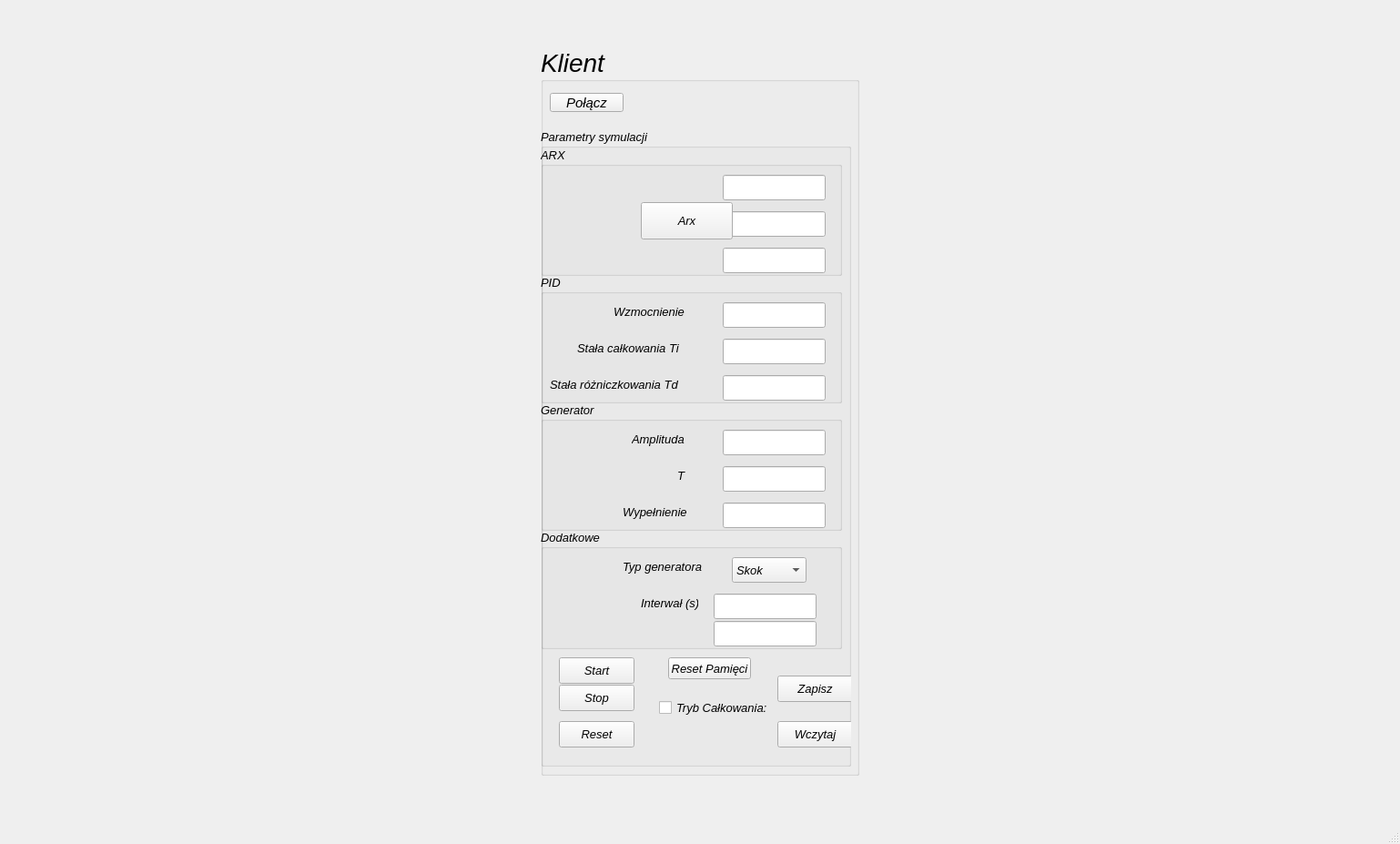
<?xml version="1.0" encoding="UTF-8"?>
<ui version="4.0">
 <class>MainWindow</class>
 <widget class="QMainWindow" name="MainWindow">
  <property name="geometry">
   <rect>
    <x>0</x>
    <y>0</y>
    <width>1538</width>
    <height>927</height>
   </rect>
  </property>
  <property name="minimumSize">
   <size>
    <width>800</width>
    <height>770</height>
   </size>
  </property>
  <property name="windowTitle">
   <string>MainWindow</string>
  </property>
  <widget class="QWidget" name="centralwidget">
   <layout class="QHBoxLayout" name="horizontalLayout">
    <item>
     <widget class="QGroupBox" name="groupBox">
      <property name="sizePolicy">
       <sizepolicy hsizetype="Expanding" vsizetype="Expanding">
        <horstretch>0</horstretch>
        <verstretch>0</verstretch>
       </sizepolicy>
      </property>
      <property name="minimumSize">
       <size>
        <width>250</width>
        <height>800</height>
       </size>
      </property>
      <property name="maximumSize">
       <size>
        <width>350</width>
        <height>800</height>
       </size>
      </property>
      <property name="font">
       <font>
        <pointsize>21</pointsize>
        <italic>true</italic>
        <bold>false</bold>
       </font>
      </property>
      <property name="title">
       <string>Klient</string>
      </property>
      <widget class="QGroupBox" name="parametry_main">
       <property name="geometry">
        <rect>
         <x>0</x>
         <y>90</y>
         <width>341</width>
         <height>700</height>
        </rect>
       </property>
       <property name="sizePolicy">
        <sizepolicy hsizetype="Expanding" vsizetype="Expanding">
         <horstretch>0</horstretch>
         <verstretch>0</verstretch>
        </sizepolicy>
       </property>
       <property name="minimumSize">
        <size>
         <width>250</width>
         <height>700</height>
        </size>
       </property>
       <property name="maximumSize">
        <size>
         <width>350</width>
         <height>700</height>
        </size>
       </property>
       <property name="font">
        <font>
         <pointsize>10</pointsize>
         <italic>true</italic>
         <bold>false</bold>
        </font>
       </property>
       <property name="title">
        <string>Parametry symulacji </string>
       </property>
       <property name="alignment">
        <set>Qt::AlignmentFlag::AlignLeading|Qt::AlignmentFlag::AlignLeft|Qt::AlignmentFlag::AlignTop</set>
       </property>
       <widget class="QGroupBox" name="box_arx">
        <property name="geometry">
         <rect>
          <x>0</x>
          <y>20</y>
          <width>331</width>
          <height>141</height>
         </rect>
        </property>
        <property name="title">
         <string>ARX</string>
        </property>
        <widget class="QLineEdit" name="arxA_Input">
         <property name="geometry">
          <rect>
           <x>200</x>
           <y>30</y>
           <width>113</width>
           <height>28</height>
          </rect>
         </property>
         <property name="readOnly">
          <bool>true</bool>
         </property>
        </widget>
        <widget class="QLineEdit" name="arxB_Input">
         <property name="geometry">
          <rect>
           <x>200</x>
           <y>70</y>
           <width>113</width>
           <height>28</height>
          </rect>
         </property>
         <property name="readOnly">
          <bool>true</bool>
         </property>
        </widget>
        <widget class="QLineEdit" name="opoznienie_Input">
         <property name="geometry">
          <rect>
           <x>200</x>
           <y>110</y>
           <width>113</width>
           <height>28</height>
          </rect>
         </property>
         <property name="readOnly">
          <bool>true</bool>
         </property>
        </widget>
        <widget class="QPushButton" name="Arx_window_btn">
         <property name="geometry">
          <rect>
           <x>110</x>
           <y>60</y>
           <width>101</width>
           <height>41</height>
          </rect>
         </property>
         <property name="text">
          <string>Arx</string>
         </property>
        </widget>
       </widget>
       <widget class="QGroupBox" name="box_pid">
        <property name="geometry">
         <rect>
          <x>0</x>
          <y>160</y>
          <width>331</width>
          <height>141</height>
         </rect>
        </property>
        <property name="title">
         <string>PID</string>
        </property>
        <widget class="QLineEdit" name="PIDwzmocnienie_Input">
         <property name="geometry">
          <rect>
           <x>200</x>
           <y>30</y>
           <width>113</width>
           <height>28</height>
          </rect>
         </property>
        </widget>
        <widget class="QLineEdit" name="PIDTi_input">
         <property name="geometry">
          <rect>
           <x>200</x>
           <y>70</y>
           <width>113</width>
           <height>28</height>
          </rect>
         </property>
        </widget>
        <widget class="QLineEdit" name="PIDTd_input">
         <property name="geometry">
          <rect>
           <x>200</x>
           <y>110</y>
           <width>113</width>
           <height>28</height>
          </rect>
         </property>
        </widget>
        <widget class="QLabel" name="label_PIDwzmocnienie">
         <property name="geometry">
          <rect>
           <x>80</x>
           <y>30</y>
           <width>91</width>
           <height>20</height>
          </rect>
         </property>
         <property name="text">
          <string>Wzmocnienie</string>
         </property>
        </widget>
        <widget class="QLabel" name="label_PIDTi">
         <property name="geometry">
          <rect>
           <x>40</x>
           <y>70</y>
           <width>131</width>
           <height>20</height>
          </rect>
         </property>
         <property name="text">
          <string>Stała całkowania Ti</string>
         </property>
        </widget>
        <widget class="QLabel" name="label_PIDTd">
         <property name="geometry">
          <rect>
           <x>10</x>
           <y>110</y>
           <width>161</width>
           <height>20</height>
          </rect>
         </property>
         <property name="text">
          <string>Stała różniczkowania Td</string>
         </property>
        </widget>
       </widget>
       <widget class="QGroupBox" name="box_gen">
        <property name="geometry">
         <rect>
          <x>0</x>
          <y>300</y>
          <width>331</width>
          <height>141</height>
         </rect>
        </property>
        <property name="title">
         <string>Generator</string>
        </property>
        <widget class="QLineEdit" name="GenAmp_input">
         <property name="geometry">
          <rect>
           <x>200</x>
           <y>30</y>
           <width>113</width>
           <height>28</height>
          </rect>
         </property>
        </widget>
        <widget class="QLineEdit" name="GenT_Input">
         <property name="geometry">
          <rect>
           <x>200</x>
           <y>70</y>
           <width>113</width>
           <height>28</height>
          </rect>
         </property>
        </widget>
        <widget class="QLineEdit" name="GenFill_Input">
         <property name="geometry">
          <rect>
           <x>200</x>
           <y>110</y>
           <width>113</width>
           <height>28</height>
          </rect>
         </property>
        </widget>
        <widget class="QLabel" name="label_GenAmp">
         <property name="geometry">
          <rect>
           <x>100</x>
           <y>30</y>
           <width>81</width>
           <height>20</height>
          </rect>
         </property>
         <property name="text">
          <string>Amplituda</string>
         </property>
        </widget>
        <widget class="QLabel" name="label_GenT">
         <property name="geometry">
          <rect>
           <x>150</x>
           <y>70</y>
           <width>21</width>
           <height>20</height>
          </rect>
         </property>
         <property name="text">
          <string>T</string>
         </property>
        </widget>
        <widget class="QLabel" name="label_GenFill">
         <property name="geometry">
          <rect>
           <x>90</x>
           <y>110</y>
           <width>91</width>
           <height>20</height>
          </rect>
         </property>
         <property name="text">
          <string>Wypełnienie</string>
         </property>
        </widget>
       </widget>
       <widget class="QGroupBox" name="box_add">
        <property name="geometry">
         <rect>
          <x>0</x>
          <y>440</y>
          <width>331</width>
          <height>131</height>
         </rect>
        </property>
        <property name="title">
         <string>Dodatkowe</string>
        </property>
        <widget class="QComboBox" name="genType_Box">
         <property name="geometry">
          <rect>
           <x>210</x>
           <y>30</y>
           <width>82</width>
           <height>28</height>
          </rect>
         </property>
         <property name="editable">
          <bool>false</bool>
         </property>
         <item>
          <property name="text">
           <string>Skok</string>
          </property>
         </item>
         <item>
          <property name="text">
           <string>Sin</string>
          </property>
         </item>
         <item>
          <property name="text">
           <string>Square</string>
          </property>
         </item>
        </widget>
        <widget class="QLabel" name="label_genType">
         <property name="geometry">
          <rect>
           <x>90</x>
           <y>30</y>
           <width>101</width>
           <height>20</height>
          </rect>
         </property>
         <property name="text">
          <string>Typ generatora</string>
         </property>
        </widget>
        <widget class="QLineEdit" name="interwal_Input">
         <property name="geometry">
          <rect>
           <x>190</x>
           <y>70</y>
           <width>113</width>
           <height>28</height>
          </rect>
         </property>
        </widget>
        <widget class="QLabel" name="label_interwal">
         <property name="geometry">
          <rect>
           <x>110</x>
           <y>70</y>
           <width>63</width>
           <height>20</height>
          </rect>
         </property>
         <property name="text">
          <string>Interwał (s)</string>
         </property>
        </widget>
        <widget class="QLineEdit" name="zaklocenia_Input">
         <property name="geometry">
          <rect>
           <x>190</x>
           <y>100</y>
           <width>113</width>
           <height>28</height>
          </rect>
         </property>
         <property name="readOnly">
          <bool>true</bool>
         </property>
        </widget>
       </widget>
       <widget class="QPushButton" name="start_button">
        <property name="geometry">
         <rect>
          <x>20</x>
          <y>580</y>
          <width>83</width>
          <height>29</height>
         </rect>
        </property>
        <property name="text">
         <string>Start</string>
        </property>
       </widget>
       <widget class="QPushButton" name="stop_button">
        <property name="geometry">
         <rect>
          <x>20</x>
          <y>610</y>
          <width>83</width>
          <height>29</height>
         </rect>
        </property>
        <property name="text">
         <string>Stop</string>
        </property>
       </widget>
       <widget class="QPushButton" name="reset_button">
        <property name="geometry">
         <rect>
          <x>20</x>
          <y>650</y>
          <width>83</width>
          <height>29</height>
         </rect>
        </property>
        <property name="text">
         <string>Reset</string>
        </property>
       </widget>
       <widget class="QPushButton" name="save_button">
        <property name="enabled">
         <bool>true</bool>
        </property>
        <property name="geometry">
         <rect>
          <x>260</x>
          <y>600</y>
          <width>83</width>
          <height>29</height>
         </rect>
        </property>
        <property name="text">
         <string>Zapisz</string>
        </property>
       </widget>
       <widget class="QPushButton" name="load_button">
        <property name="geometry">
         <rect>
          <x>260</x>
          <y>650</y>
          <width>83</width>
          <height>29</height>
         </rect>
        </property>
        <property name="text">
         <string>Wczytaj</string>
        </property>
       </widget>
       <widget class="QCheckBox" name="Tryb_I">
        <property name="geometry">
         <rect>
          <x>130</x>
          <y>620</y>
          <width>131</width>
          <height>31</height>
         </rect>
        </property>
        <property name="text">
         <string>Tryb Całkowania:</string>
        </property>
       </widget>
       <widget class="QLabel" name="Tryb_label">
        <property name="geometry">
         <rect>
          <x>120</x>
          <y>650</y>
          <width>111</width>
          <height>31</height>
         </rect>
        </property>
        <property name="text">
         <string/>
        </property>
       </widget>
       <widget class="QPushButton" name="PID_reset_I">
        <property name="geometry">
         <rect>
          <x>140</x>
          <y>580</y>
          <width>91</width>
          <height>24</height>
         </rect>
        </property>
        <property name="text">
         <string>Reset Pamięci</string>
        </property>
       </widget>
      </widget>
      <widget class="QPushButton" name="Polacz">
       <property name="geometry">
        <rect>
         <x>10</x>
         <y>50</y>
         <width>81</width>
         <height>21</height>
        </rect>
       </property>
       <property name="font">
        <font>
         <pointsize>11</pointsize>
         <italic>true</italic>
         <bold>false</bold>
        </font>
       </property>
       <property name="text">
        <string>Połącz</string>
       </property>
      </widget>
     </widget>
    </item>
    <item>
     <layout class="QVBoxLayout" name="verticalLayout_2">
      <item>
       <layout class="QVBoxLayout" name="layout_wykres1"/>
      </item>
      <item>
       <layout class="QVBoxLayout" name="layout_wykres2"/>
      </item>
     </layout>
    </item>
   </layout>
  </widget>
  <widget class="QStatusBar" name="statusbar"/>
 </widget>
 <resources/>
 <connections/>
</ui>
